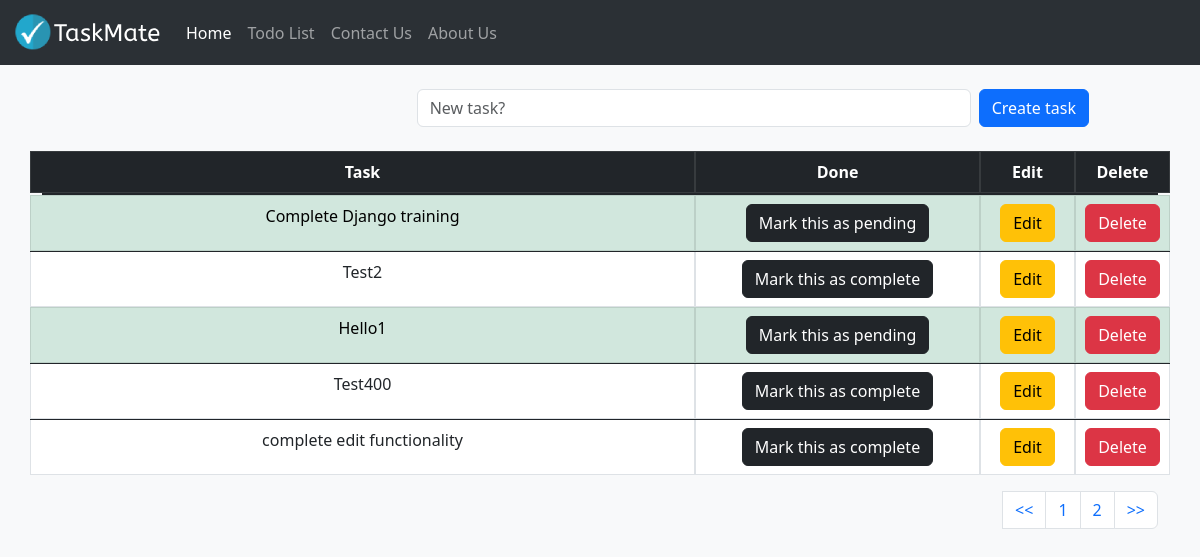
/todolist/, run on an earlier commit of the app's database.
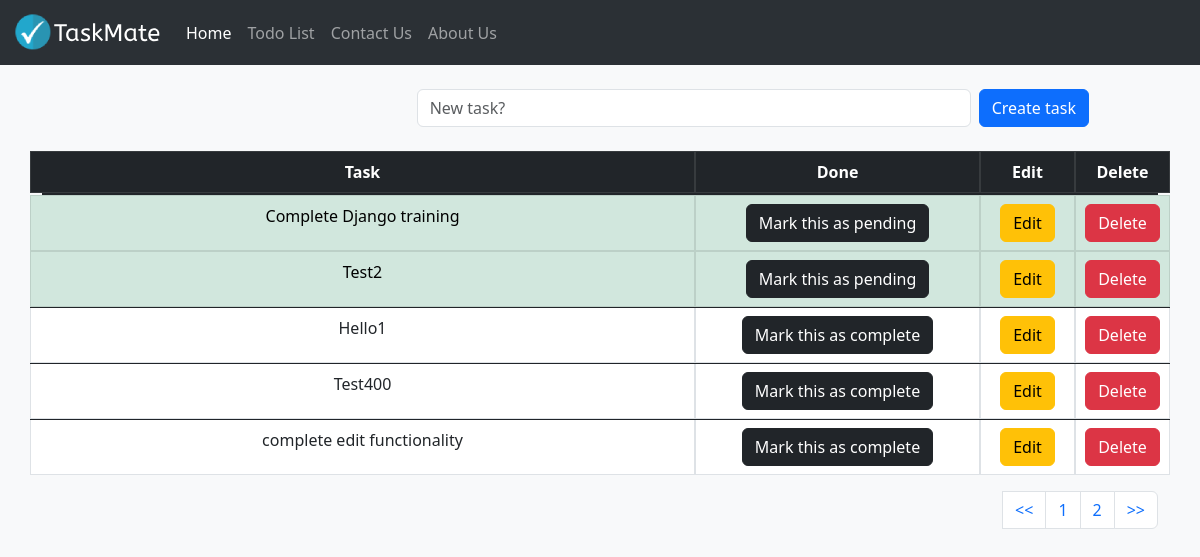
And on a later commit of the database.
### todolist_app/models.py (models this page shows, shortened)
class TaskList(models.Model):
    task = models.CharField(max_length=300)
    done = models.BooleanField(default=False)

### todolist_app/views.py (the view)
# urls.py: path('todolist/', include('todolist_app.urls')),
def todolist(request):
    if request.method == "POST":
        form = Taskform(request.POST or None)
        if form.is_valid:
            form.save()
        messages.success(request,("Task added successfully!"))
        return redirect('todolist')
    else:
        all_tasks = TaskList.objects.all()
        paginator = Paginator(all_tasks, 5)
        page = request.GET.get('pg')
        all_tasks = paginator.get_page(page)
        return render(request,'todolist.html',{'all_tasks':all_tasks})

### todolist_app/templates/todolist.html (shortened to what this page needs)
{% extends 'base.html' %}
{% block content %}
    <br/>
    <div class="container">
    <form method="POST" class="row align-items-center g-2">
        <label class="col-lg-4 col-form-label"></label>
        <div class="col-md-6 col-lg-6">
            <input type="text" class="form-control" placeholder="New task?" name="task">
        </div>
        <div class="col-lg-2">
            <button type="submit" class="btn btn-primary w-auto text-nowrap">Create task</button>
        </div>
    </form>
    <br/>
    <table class="table table-bordered text-center" >
        <thead class="table table-dark"  >
            <tr class = "row">
                <th class="col-7">Task</th>
                <th class="col-3">Done</th>
                <th class="col-1">Edit</th>
                <th class="col-1">Delete</th>
                </tr>
        </thead>
        <tbody class="table-group-divider">
            {% if all_tasks%}
                {% for obj in all_tasks %}
                    {% if obj.done%}
                        <tr class="table-success row">
                            <td class="col-7">{{obj.task}}</td>
                            <td class="col-3"><a href="{% url 'pending_task' obj.id %}" style="text-decoration: none;"><button type="button" class="btn btn-dark">Mark this as pending</button></a></td>
                            <td class="col-1"><a href="{% url 'edit_task' obj.id %}"><button type="button" class="btn btn-warning" style="background-color: #ffc107; color: black;">Edit</button></a></td>
                            <td class="col-1"><a href="{% url 'delete_task' obj.id %}"><button type="button" class="btn btn-danger" style="background-color: #dc3545; color: white;">Delete</button></a></td>
                        </tr>
                    {% else %}
                        <tr class = "row">
                            <td class="col-7">{{obj.task}}</td>
                            <td class="col-3"><a href="{% url 'complete_task' obj.id %}" style="text-decoration: none;"><button type="button" class="btn btn-dark">Mark this as complete</button></a></td>
                            <td class="col-1"><a href="{% url 'edit_task' obj.id %}"><button type="button" class="btn btn-warning" style="background-color: #ffc107; color: black;" >Edit</button></a></td>
                            <td class="col-1"><a href="{% url 'delete_task' obj.id %}" ><button type="button" class="btn btn-danger" style="background-color: #dc3545; color: white;">Delete</button></a></td>
                        </tr>
                    {% endif %}
                {% endfor %}
            {% endif %}
        </tbody>
    </table>
    <nav aria-label="Page navigation example">
        <ul class="pagination justify-content-end">
        <li>
            <a class="page-link" href="?pg=1"><<</a>
        </li>
        <li class="page-item"><a class="page-link" href="?pg={{ all_tasks.number}}">{{ all_tasks.number}}</a></li>
        {% if all_tasks.has_next %}
            <li class="page-item"><a class="page-link" href="?pg={{ all_tasks.next_page_number}}">{{ all_tasks.next_page_number}}</a></li>
        {%endif%}
        <li class="page-item">
            <a class="page-link" href="?pg={{all_tasks.paginator.num_pages}}">>></a>
        </li>
        </ul>
    </nav>
</div>
{% endblock content %}

What changed in the data, as far as the page shows it:
changed TaskList "Test2": done "Mark this as complete" → "Mark this as pending"
changed TaskList "Hello1": done "Mark this as pending" → "Mark this as complete"
